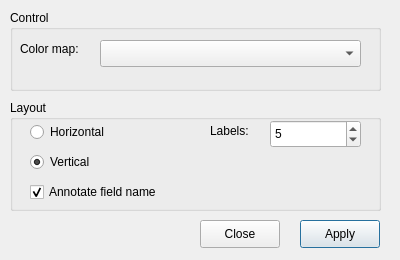
<ui version="4.0" >
 <class>colorBarDialog</class>
 <widget class="QDialog" name="colorBarDialog" >
  <property name="geometry" >
   <rect>
    <x>0</x>
    <y>0</y>
    <width>400</width>
    <height>260</height>
   </rect>
  </property>
  <property name="windowTitle" >
   <string>Color bar</string>
  </property>
  <property name="windowIcon" >
   <iconset resource="../ElmerGUI.qrc" >:/icons/Mesh3D.png</iconset>
  </property>
  <widget class="QGroupBox" name="colorGroup" >
   <property name="geometry" >
    <rect>
     <x>10</x>
     <y>10</y>
     <width>371</width>
     <height>81</height>
    </rect>
   </property>
   <property name="title" >
    <string>Control</string>
   </property>
   <widget class="QComboBox" name="colorCombo" >
    <property name="geometry" >
     <rect>
      <x>90</x>
      <y>30</y>
      <width>261</width>
      <height>27</height>
     </rect>
    </property>
   </widget>
   <widget class="QLabel" name="colorLabel" >
    <property name="geometry" >
     <rect>
      <x>10</x>
      <y>30</y>
      <width>61</width>
      <height>18</height>
     </rect>
    </property>
    <property name="text" >
     <string>Color map:</string>
    </property>
   </widget>
  </widget>
  <widget class="QPushButton" name="okButton" >
   <property name="geometry" >
    <rect>
     <x>300</x>
     <y>220</y>
     <width>80</width>
     <height>28</height>
    </rect>
   </property>
   <property name="text" >
    <string>Apply</string>
   </property>
   <property name="icon" >
    <iconset resource="../ElmerGUI.qrc" >:/icons/dialog-ok-apply.png</iconset>
   </property>
   <property name="default" >
    <bool>true</bool>
   </property>
  </widget>
  <widget class="QPushButton" name="cancelButton" >
   <property name="geometry" >
    <rect>
     <x>200</x>
     <y>220</y>
     <width>80</width>
     <height>28</height>
    </rect>
   </property>
   <property name="text" >
    <string>Close</string>
   </property>
   <property name="icon" >
    <iconset resource="../ElmerGUI.qrc" >:/icons/dialog-close.png</iconset>
   </property>
  </widget>
  <widget class="QGroupBox" name="layoutGroup" >
   <property name="geometry" >
    <rect>
     <x>10</x>
     <y>100</y>
     <width>371</width>
     <height>111</height>
    </rect>
   </property>
   <property name="title" >
    <string>Layout</string>
   </property>
   <widget class="QRadioButton" name="verticalRButton" >
    <property name="geometry" >
     <rect>
      <x>20</x>
      <y>50</y>
      <width>90</width>
      <height>24</height>
     </rect>
    </property>
    <property name="text" >
     <string>Vertical</string>
    </property>
    <property name="checked" >
     <bool>true</bool>
    </property>
   </widget>
   <widget class="QRadioButton" name="horizontalRButton" >
    <property name="geometry" >
     <rect>
      <x>20</x>
      <y>20</y>
      <width>90</width>
      <height>24</height>
     </rect>
    </property>
    <property name="text" >
     <string>Horizontal</string>
    </property>
   </widget>
   <widget class="QCheckBox" name="annotateBox" >
    <property name="geometry" >
     <rect>
      <x>20</x>
      <y>80</y>
      <width>141</width>
      <height>24</height>
     </rect>
    </property>
    <property name="text" >
     <string>Annotate field name</string>
    </property>
    <property name="checked" >
     <bool>true</bool>
    </property>
   </widget>
   <widget class="QSpinBox" name="labelsSpin" >
    <property name="geometry" >
     <rect>
      <x>260</x>
      <y>20</y>
      <width>91</width>
      <height>28</height>
     </rect>
    </property>
    <property name="value" >
     <number>5</number>
    </property>
   </widget>
   <widget class="QLabel" name="labelsLabel" >
    <property name="geometry" >
     <rect>
      <x>200</x>
      <y>20</y>
      <width>51</width>
      <height>21</height>
     </rect>
    </property>
    <property name="text" >
     <string>Labels:</string>
    </property>
   </widget>
  </widget>
 </widget>
 <resources>
  <include location="../ElmerGUI.qrc" />
 </resources>
 <connections/>
</ui>
